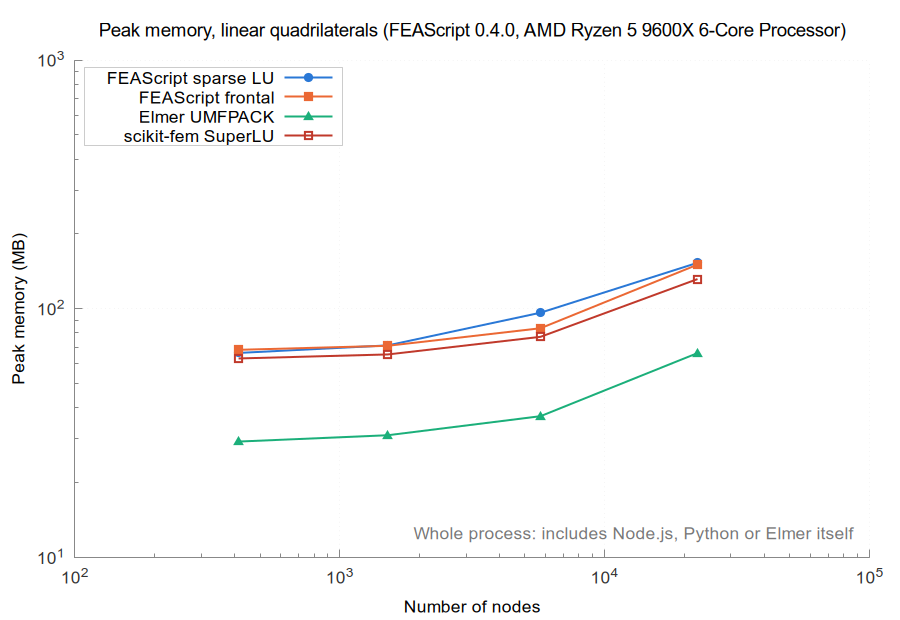

Recreate this plot in gnuplot.
set terminal pngcairo size 900,620 font 'Arial,13'
set border 3 lc rgb '#888888'; set tics nomirror tc rgb '#333333'
set grid lc rgb '#e6e6e6' lw 1; set key top left box lc rgb '#cccccc' opaque
set logscale xy; set format y '10^{%L}'; set format x '10^{%L}'
set output 'memory_quad_linear.png'
set title 'Peak memory, linear quadrilaterals (FEAScript 0.4.0, AMD Ryzen 5 9600X 6-Core Processor)' font 'Arial,14'
set xlabel 'Number of nodes'
set ylabel 'Peak memory (MB)'
set label 'Whole process: includes Node.js, Python or Elmer itself' at graph 0.98,0.05 right tc rgb '#777777'
plot 'memory_quad_linear_FEAScript_sparse_LU.dat' u 1:2 w lp lw 2 pt 7 ps 1.2 lc rgb '#2a78d6' t 'FEAScript sparse LU', \
     'memory_quad_linear_FEAScript_frontal.dat' u 1:2 w lp lw 2 pt 5 ps 1.2 lc rgb '#eb6834' t 'FEAScript frontal', \
     'memory_quad_linear_Elmer_UMFPACK.dat' u 1:2 w lp lw 2 pt 9 ps 1.2 lc rgb '#1baf7a' t 'Elmer UMFPACK', \
     'memory_quad_linear_scikit_fem_SuperLU.dat' u 1:2 w lp lw 2 pt 4 ps 1.2 lc rgb '#c0392b' t 'scikit-fem SuperLU'
